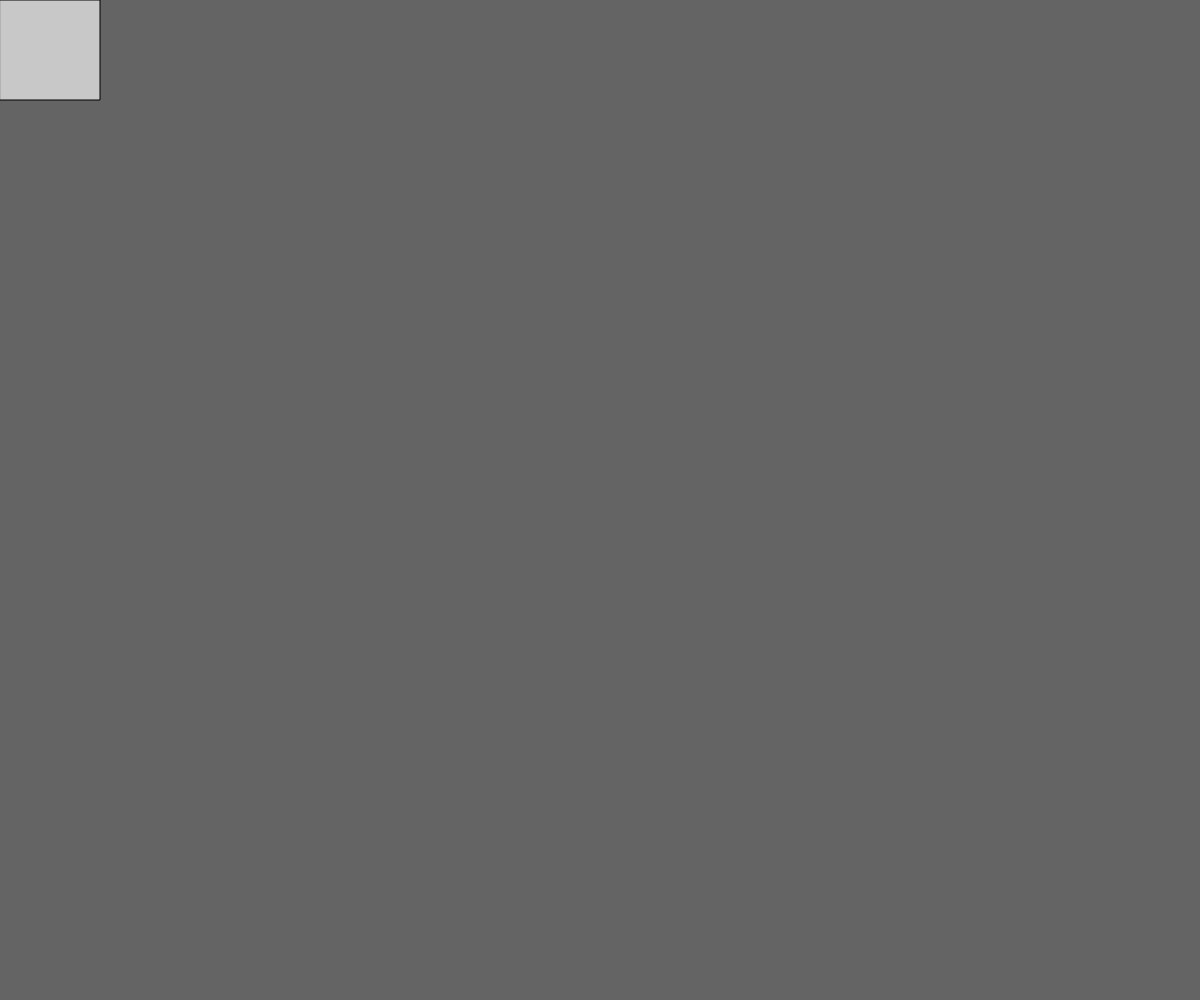
Frame 1 (no input)
Frame 60 (no input): identical to frame 1, image omitted
Frame 120 (the mouse pressed at the canvas centre since frame 60): identical to frame 1, image omitted

The p5.js sketch that drew this single still picture (run headless with seeded random() and noise() and a simulated clock; from frame 60 on, the mouse is pressed at the canvas centre):

// p5.js sketch
// ── sketch.js
function setup() {
  createCanvas(windowWidth, windowHeight);
  background(100)
  fill(200)
  square(0,0,100)
}

function draw() {
  // print(map(35, 25, 50, 50, 25))
  let x = Image
}
